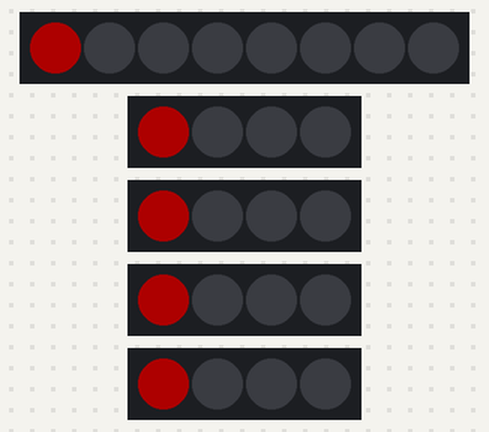
Bench run of a sketch on a simulated Arduino Uno, built with avr-gcc and run on an emulated ATmega328P. On the bench: 8 RGB LEDs in strip order, left to right, 4 × 4 RGB LEDs in strip order, left to right. Dim RGB values are drawn brighter than linear.

Above: at 0.16 s.
At 5.64 s:
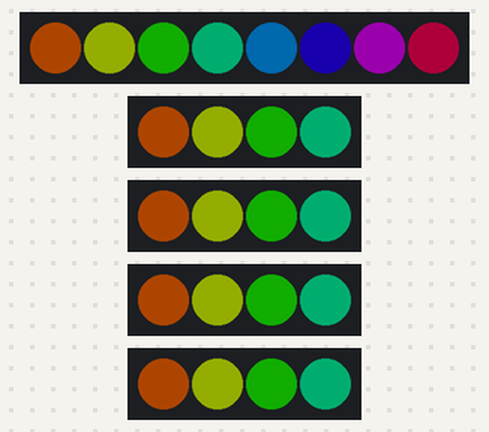
At 8.34 s:
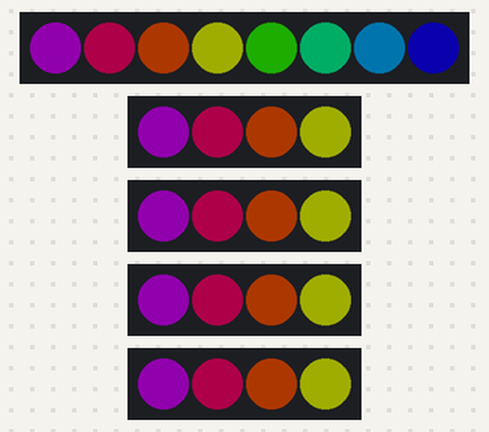
At 16.48 s:
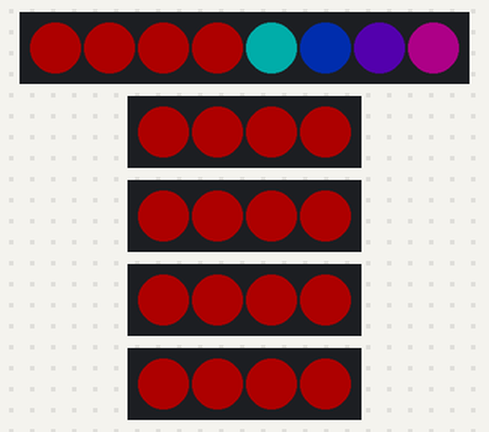
At 26.99 s:
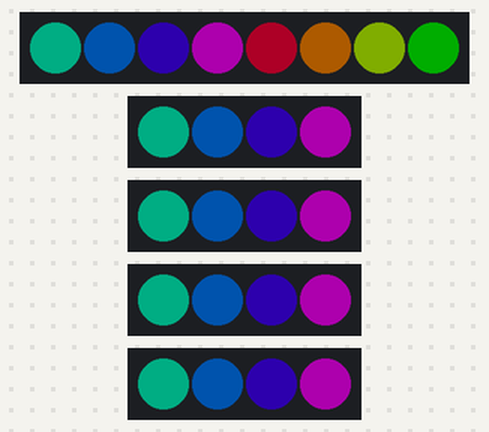
At 37.8 s:
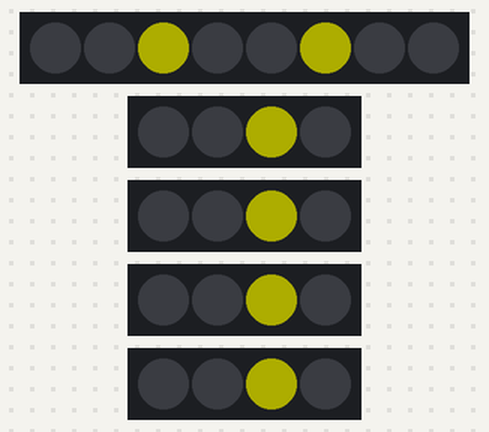
Timing chart, 0 to 40.0 s (numbered marks = the images above):
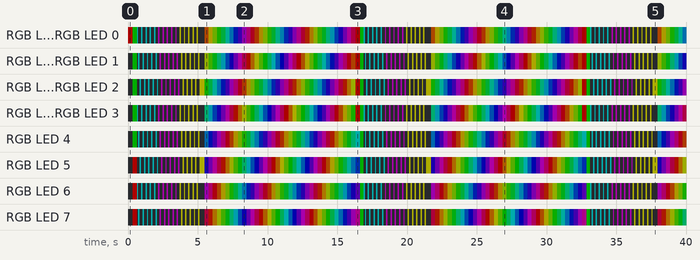

Measured:
- by itself, RGB LED 4: off → RGB(0, 50, 0) at 0.33 s, → off 0.32 s later, → RGB(0, 50, 50) 0.10 s later, → off 0.10 s later, … (177 changes in this stretch)
- by itself, RGB LED 5: off → RGB(50, 0, 0) at 0.33 s, → off 0.32 s later, → RGB(0, 50, 50) 0.20 s later, → off 0.10 s later, … (174 changes in this stretch)

The sketch:

code.ino
```cpp
#include <FastLED_NeoPixel.h>

// How many LEDs are attached to the Arduino?
#define NUM_LEDS 4

// LED brightness, 0 (min) to 255 (max)
#define BRIGHTNESS 50


FastLED_NeoPixel<8, 1, NEO_GRB> strip1;
FastLED_NeoPixel<NUM_LEDS, 2, NEO_GRB> strip2;
FastLED_NeoPixel<NUM_LEDS, 8, NEO_GRB> strip3;
FastLED_NeoPixel<NUM_LEDS, 9, NEO_GRB> strip4;
FastLED_NeoPixel<NUM_LEDS, 10, NEO_GRB> strip5;


void setup() {
  strip1.begin();  // initialize strip (required!)


  strip2.begin();  // initialize strip (required!)

  strip3.begin();  // initialize strip (required!)


   strip4.begin();  // initialize strip (required!)


   strip5.begin();  // initialize strip (required!)


  strip1.setBrightness(BRIGHTNESS);
strip2.setBrightness(BRIGHTNESS);
  strip3.setBrightness(BRIGHTNESS);
  strip4.setBrightness(BRIGHTNESS);
  strip5.setBrightness(BRIGHTNESS);
}


void loop() {

    colorWipe(strip1.Color(255, 0, 0), 25);  // red
    colorWipe(strip1.Color(0, 255, 0), 25);  // green
    colorWipe(strip1.Color(0, 0, 255), 25);  // blue


    theaterChase(strip1.Color(0, 255, 255), 100, 3, 5);  // cyan
    theaterChase(strip1.Color(255, 0, 255), 100, 3, 5);  // magenta
    theaterChase(strip1.Color(255, 255, 0), 100, 3, 5);  // yellow

    rainbow(10, 3);

    //blank(1000);

}


void colorWipe(uint32_t color, unsigned long wait) {
	for (unsigned int i = 0; i < strip1.numPixels(); i++) {
		strip1.setPixelColor(i, color);
		strip1.show();

     strip2.setPixelColor(i, color);
     strip2.show();

     strip3.setPixelColor(i, color);
   strip3.show();

   strip4.setPixelColor(i, color);
   strip4.show();

   strip5.setPixelColor(i, color);
   strip5.show();

		delay(wait);
	}
}

void theaterChase(uint32_t color, unsigned long wait, unsigned int groupSize, unsigned int numChases) {
	for (unsigned int chase = 0; chase < numChases; chase++) {
		for (unsigned int pos = 0; pos < groupSize; pos++) {
			strip1.clear();
			strip2.clear();
			strip3.clear();
			strip4.clear();
			strip5.clear();// turn off all LEDs

			for (unsigned int i = pos; i < strip1.numPixels(); i += groupSize) {
				strip1.setPixelColor(i, color);  // turn on the current group
        strip2.setPixelColor(i, color);  // turn on the current group
        strip3.setPixelColor(i, color);  // turn on the current group
        strip4.setPixelColor(i, color);  // turn on the current group
        strip5.setPixelColor(i, color);  // turn on the current group

			}
			strip1.show();
      strip2.show();
      strip3.show();
      strip4.show();
      strip5.show();

			delay(wait);
		}
	}
}


void rainbow(unsigned long wait, unsigned int numLoops) {
	for (unsigned int count = 0; count < numLoops; count++) {
		// iterate through all 8-bit hues, using 16-bit values for granularity
		for (unsigned long firstPixelHue = 0; firstPixelHue < 65536; firstPixelHue += 256) {
			for (unsigned int i = 0; i < strip1.numPixels(); i++) {
				unsigned long pixelHue = firstPixelHue + (i * 65536UL / strip1.numPixels()); // vary LED hue based on position
				strip1.setPixelColor(i, strip1.ColorHSV(pixelHue));  // assign color, using gamma curve for a more natural look
        strip2.setPixelColor(i, strip1.ColorHSV(pixelHue));  // assign color, using gamma curve for a more natural look
        strip3.setPixelColor(i, strip1.ColorHSV(pixelHue));  // assign color, using gamma curve for a more natural look
        strip4.setPixelColor(i, strip1.ColorHSV(pixelHue));  // assign color, using gamma curve for a more natural look
        strip5.setPixelColor(i, strip1.ColorHSV(pixelHue));  // assign color, using gamma curve for a more natural look

			}
			strip1.show();
      strip2.show();
      strip3.show();
      strip4.show();
      strip5.show();

			delay(wait);
		}
	}
}
```
